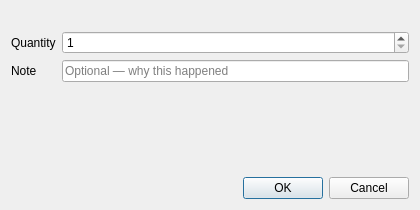
<?xml version="1.0" encoding="UTF-8"?>
<ui version="4.0">
 <class>StockDialog</class>
 <widget class="QDialog" name="StockDialog">
  <property name="geometry">
   <rect>
    <x>0</x>
    <y>0</y>
    <width>420</width>
    <height>210</height>
   </rect>
  </property>
  <property name="windowTitle">
   <string>Stock</string>
  </property>
  <layout class="QVBoxLayout" name="mainLayout">
   <item>
    <widget class="QLabel" name="headerLabel">
     <property name="text">
      <string notr="true"/>
     </property>
     <property name="wordWrap">
      <bool>true</bool>
     </property>
    </widget>
   </item>
   <item>
    <layout class="QFormLayout" name="formLayout">
     <item row="0" column="0">
      <widget class="QLabel" name="quantityLabel">
       <property name="text">
        <string>Quantity</string>
       </property>
      </widget>
     </item>
     <item row="0" column="1">
      <widget class="QSpinBox" name="quantitySpin">
       <property name="minimum">
        <number>1</number>
       </property>
       <property name="maximum">
        <number>100000000</number>
       </property>
      </widget>
     </item>
     <item row="1" column="0">
      <widget class="QLabel" name="noteLabel">
       <property name="text">
        <string>Note</string>
       </property>
      </widget>
     </item>
     <item row="1" column="1">
      <widget class="QLineEdit" name="noteEdit">
       <property name="placeholderText">
        <string>Optional — why this happened</string>
       </property>
      </widget>
     </item>
    </layout>
   </item>
   <item>
    <widget class="QLabel" name="resultLabel">
     <property name="text">
      <string notr="true"/>
     </property>
     <property name="wordWrap">
      <bool>true</bool>
     </property>
    </widget>
   </item>
   <item>
    <spacer name="mainSpacer">
     <property name="orientation">
      <enum>Qt::Vertical</enum>
     </property>
     <property name="sizeHint" stdset="0">
      <size>
       <width>20</width>
       <height>20</height>
      </size>
     </property>
    </spacer>
   </item>
   <item>
    <widget class="QDialogButtonBox" name="buttonBox">
     <property name="orientation">
      <enum>Qt::Horizontal</enum>
     </property>
     <property name="standardButtons">
      <set>QDialogButtonBox::Cancel|QDialogButtonBox::Ok</set>
     </property>
    </widget>
   </item>
  </layout>
 </widget>
 <resources/>
 <connections/>
</ui>
